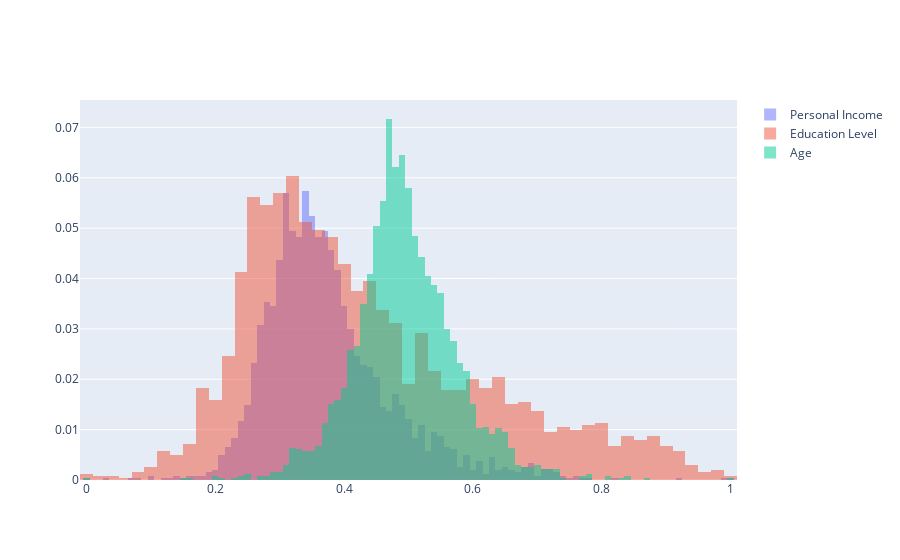

The notebook cell saved with this chart:
### Code cell
# process the age by postcode data
def get_age_data(filepath):
    df = pd.read_csv(
        filepath,
        header=6,
    )
    return df
age_df = get_age_data("../data/raw/ABS/2021-age-by-postcode.csv")
# rename first column to "Postcode"
age_df = age_df.rename(columns={age_df.columns[0]: "Postcode"})
# filter out rows that don't start with 4 digits
age_df = age_df[age_df["Postcode"].str.match(r"^\d{4}.*")]
# strip anything after the first 4 digits from the Postcode
age_df["Postcode"] = age_df["Postcode"].str.extract(r"(\d{4})")
# pull out just the age groups into a new dataframe named data
cols = age_df.columns
ncols = len(cols)
data = age_df[cols[1:ncols-2]]
# create a numeric value to represent each column based on the midpoint of the age range
age_range = age_df.columns[1:ncols-2]
age_range = age_range.str.extract(r"(\d+)-(\d+)")
age_range = age_range.astype(float)
age_range = age_range.mean(axis=1)
age_range[len(age_range)-1] = 100
age_range = age_range.astype(int)
# convert values in data to numeric type
data = data.apply(pd.to_numeric)
total = data.sum(axis=1)
# for each column in data, divide by total
frac = data.div(total, axis=0)
func = lambda x: sum(np.asarray(x) * np.asarray(age_range))
mean_age = frac.apply(func, axis=1)
# normalize mean_age to the range 0-1
mean_age = (mean_age - mean_age.min()) / (mean_age.max() - mean_age.min())
fig.add_trace(go.Histogram(x=mean_age, histnorm='probability', name='Age'))
fig.update_layout(barmode='overlay')
fig.update_traces(opacity=0.5)
fig.show()
print(age_range)
display(data)
display(age_df)

### Figure 1 — Plotly figure (JSON) as saved in the notebook; plotly's stock layout.template omitted (floating-point values rounded to 4 significant figures; data arrays with more than 128 entries replaced by an {"elided": "..."} marker saying what was removed)
{"data": [{"histnorm": "probability", "name": "Personal Income", "opacity": 0.5, "type": "histogram", "x": {"elided": "2641 float values"}}, {"histnorm": "probability", "name": "Education Level", "opacity": 0.5, "type": "histogram", "x": {"elided": "2641 float values"}}, {"histnorm": "probability", "name": "Age", "opacity": 0.5, "type": "histogram", "x": {"elided": "2641 float values"}}], "layout": {"barmode": "overlay"}}
